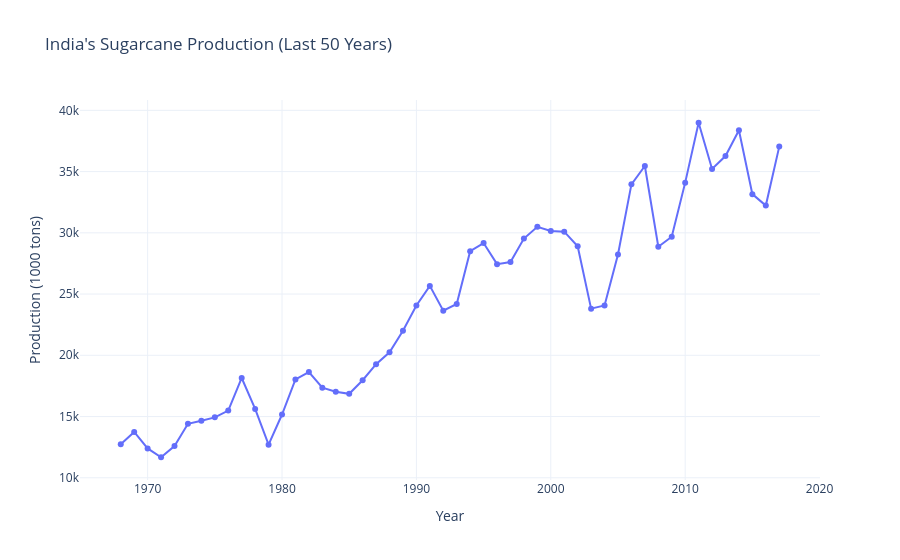

This figure's notebook cell:
### Code cell
sugar_last50 = df.groupby("year")["sugarcane_production_1000_tons"].sum().tail(50).reset_index()
fig6 = px.line(sugar_last50, x="year", y="sugarcane_production_1000_tons",
               title="India's Sugarcane Production (Last 50 Years)",
               template=template_style,
               markers=True)
fig6.update_layout(yaxis_title="Production (1000 tons)", xaxis_title="Year")
fig6.show()

### Figure 1 — Plotly figure (JSON) as saved in the notebook; plotly's stock layout.template omitted (floating-point values rounded to 4 significant figures)
{"data": [{"hovertemplate": "year=%{x}<br>sugarcane_production_1000_tons=%{y}<extra></extra>", "legendgroup": "", "line": {"color": "#636efa", "dash": "solid"}, "marker": {"symbol": "circle"}, "mode": "lines+markers", "name": "", "orientation": "v", "showlegend": false, "type": "scatter", "x": [1968, 1969, 1970, 1971, 1972, 1973, 1974, 1975, 1976, 1977, 1978, 1979, 1980, 1981, 1982, 1983, 1984, 1985, 1986, 1987, 1988, 1989, 1990, 1991, 1992, 1993, 1994, 1995, 1996, 1997, 1998, 1999, 2000, 2001, 2002, 2003, 2004, 2005, 2006, 2007, 2008, 2009, 2010, 2011, 2012, 2013, 2014, 2015, 2016, 2017], "xaxis": "x", "y": [12730.0, 13740.0, 12390.0, 11670.0, 12580.0, 14400.0, 14650.0, 14930.0, 15490.0, 18150.0, 15620.0, 12700.0, 15160.0, 18030.0, 18630.0, 17350.0, 17020.0, 16850.0, 17960.0, 19270.0, 20240.0, 22010.0, 24070.0, 25670.0, 23640.0, 24190.0, 28500.0, 29160.0, 27440.0, 27610.0, 29530.0, 30490.0, 30150.0, 30100.0, 28910.0, 23810.0, 24070.0, 28230.0, 33960.0, 35460.0, 28860.0, 29680.0, 34100.0, 38990.0, 35210.0, 36270.0, 38370.0, 33160.0, 32220.0, 37040.0], "yaxis": "y"}], "layout": {"legend": {"tracegroupgap": 0}, "title": {"text": "India's Sugarcane Production (Last 50 Years)"}, "xaxis": {"anchor": "y", "domain": [0, 1], "title": {"text": "Year"}}, "yaxis": {"anchor": "x", "domain": [0, 1], "title": {"text": "Production (1000 tons)"}}}}
